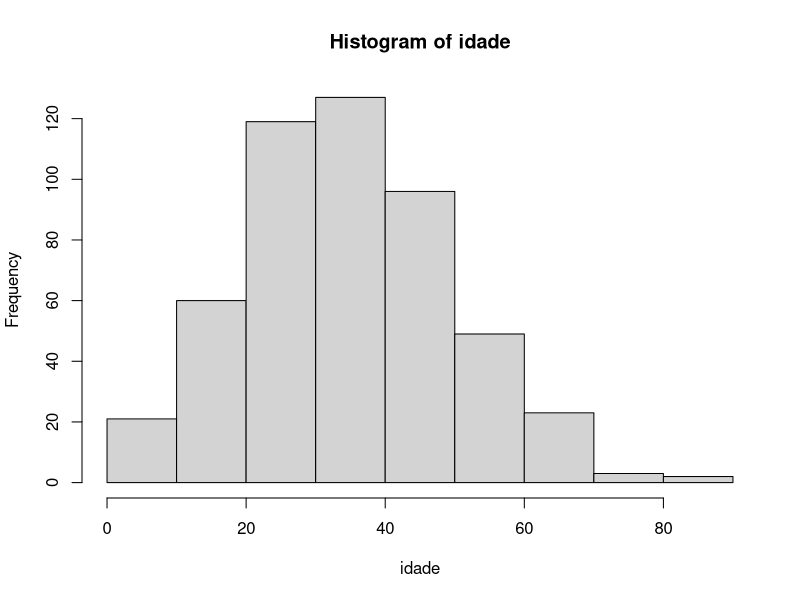

Source code (R):
set.seed(1234)

media <- 35
desvio <- 15

prob <- pnorm(20, mean = media, sd = desvio)

idade <- abs(round(rnorm(500, media, desvio)))
idade

hist(idade)
